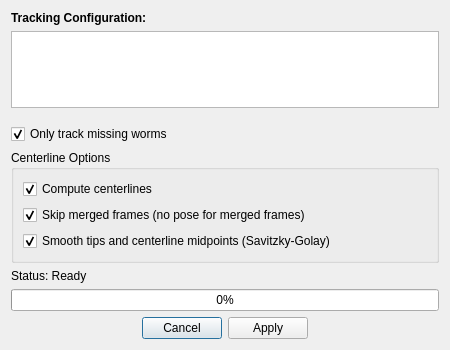
<?xml version="1.0" encoding="UTF-8"?>
<ui version="4.0">
 <class>TrackingProgressDialog</class>
 <widget class="QDialog" name="TrackingProgressDialog">
  <property name="geometry">
   <rect>
    <x>0</x>
    <y>0</y>
    <width>450</width>
    <height>350</height>
   </rect>
  </property>
  <property name="windowTitle">
   <string>Tracking Progress</string>
  </property>
  <property name="modal">
   <bool>true</bool>
  </property>
  <layout class="QVBoxLayout" name="verticalLayout">
   <item>
    <widget class="QLabel" name="labelSettings">
     <property name="font">
      <font>
       <bold>true</bold>
      </font>
     </property>
     <property name="text">
      <string>Tracking Configuration:</string>
     </property>
    </widget>
   </item>
   <item>
    <widget class="QPlainTextEdit" name="settingsSummaryTextEdit">
     <property name="readOnly">
      <bool>true</bool>
     </property>
    </widget>
   </item>
   <item>
    <spacer name="verticalSpacer">
     <property name="orientation">
      <enum>Qt::Orientation::Vertical</enum>
     </property>
     <property name="sizeType">
      <enum>QSizePolicy::Policy::Fixed</enum>
     </property>
     <property name="sizeHint" stdset="0">
      <size>
       <width>20</width>
       <height>10</height>
      </size>
     </property>
    </spacer>
   </item>
   <item>
    <widget class="QCheckBox" name="onlyMissingCheckBox">
     <property name="text">
      <string>Only track missing worms</string>
     </property>
     <property name="checked">
      <bool>true</bool>
     </property>
    </widget>
   </item>
   <item>
    <widget class="QGroupBox" name="centerlineGroupBox">
     <property name="title">
      <string>Centerline Options</string>
     </property>
     <layout class="QVBoxLayout" name="centerlineGroupBoxLayout">
      <item>
       <widget class="QCheckBox" name="computeCenterlineCheckBox">
        <property name="text">
         <string>Compute centerlines</string>
        </property>
        <property name="checked">
         <bool>true</bool>
        </property>
       </widget>
      </item>
      <item>
       <widget class="QCheckBox" name="skipMergedFramesCheckBox">
        <property name="text">
         <string>Skip merged frames (no pose for merged frames)</string>
        </property>
        <property name="checked">
         <bool>true</bool>
        </property>
       </widget>
      </item>
      <item>
       <widget class="QCheckBox" name="smoothCenterlineCheckBox">
        <property name="text">
         <string>Smooth tips and centerline midpoints (Savitzky-Golay)</string>
        </property>
        <property name="checked">
         <bool>true</bool>
        </property>
       </widget>
      </item>
     </layout>
    </widget>
   </item>
   <item>
    <widget class="QLabel" name="statusLabel">
     <property name="text">
      <string>Status: Ready</string>
     </property>
    </widget>
   </item>
   <item>
    <widget class="QProgressBar" name="overallProgressBar">
     <property name="value">
      <number>0</number>
     </property>
     <property name="textVisible">
      <bool>true</bool>
     </property>
    </widget>
   </item>
   <item>
    <widget class="QDialogButtonBox" name="buttonBox">
     <property name="orientation">
      <enum>Qt::Orientation::Horizontal</enum>
     </property>
     <property name="standardButtons">
      <set>QDialogButtonBox::StandardButton::Apply|QDialogButtonBox::StandardButton::Cancel</set>
     </property>
     <property name="centerButtons">
      <bool>true</bool>
     </property>
    </widget>
   </item>
  </layout>
 </widget>
 <resources/>
 <connections/>
</ui>
